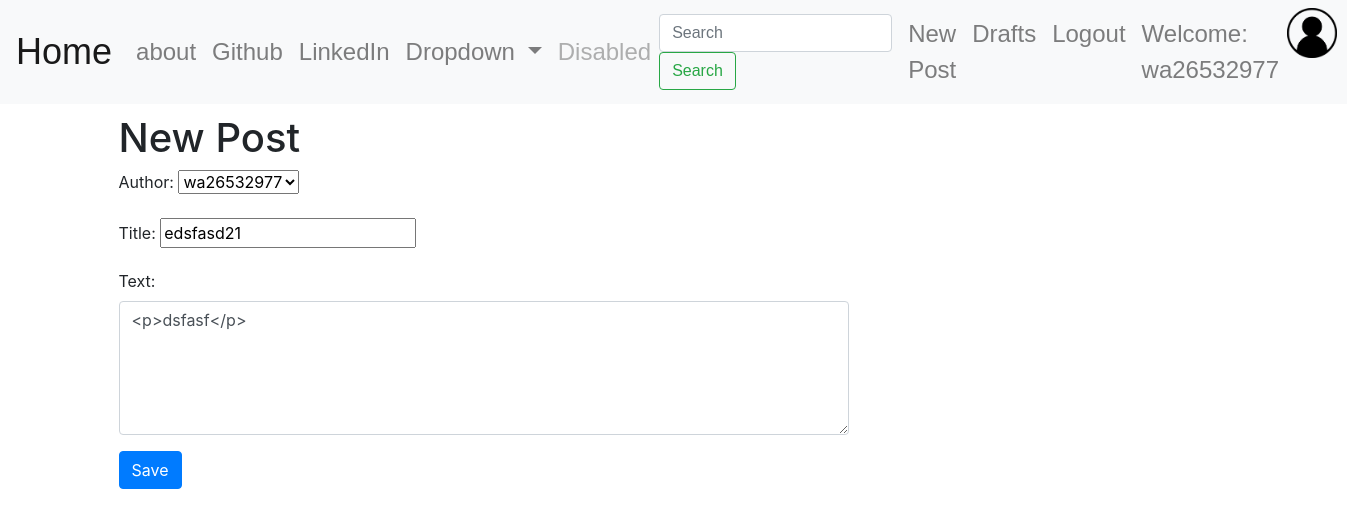
Screenshot of /post/8/edit/ (signed in) with the database file from the repository.
### blog/models.py (models this page shows, shortened)
class Post(models.Model):
    author = models.ForeignKey("auth.User", on_delete=models.CASCADE)
    title = models.CharField(max_length=200)
    text = models.TextField()
    create_date = models.DateTimeField(default=timezone.now)
    public_date = models.DateTimeField(blank=True, null=True)

### blog/views.py (the view)
# urls.py: path("post/<pk>/edit/", views.PostUpdateView.as_view(), name="post_edit"),
class PostUpdateView(LoginRequiredMixin, UpdateView):
    login_url = "/login"
    redirect_field_name = "blog/post_detail.html"
    form_class = PostForm
    model = Post

### blog/forms.py
class PostForm(forms.ModelForm):
    class Meta:
        model = Post
        fields = ("author", "title", "text")
        widgets = {
            'title': forms.TextInput(attrs={'class': 'textinputclass'}),
            'text': forms.Textarea(attrs={'class': "editable form-control medium-editor-textarea postcontent", 'id': "exampleFormControlTextarea1", "rows": "5"}),
        }

### blog/templates/blog/post_form.html (shortened to what this page needs)
{% extends 'blog/base.html' %}
{% block body_block %}
    <h1>New Post</h1>
    <form class="post-form" method="POST">
        {{ form.as_p }}
        <button class="btn btn-primary" type="submit">Save</button>
    </form>
{% endblock %}

### blog/templates/blog/base.html (shortened to what this page needs)
<!DOCTYPE html>
{% load static %}
<html lang="en">
<head>
    <link rel="stylesheet" href="https://stackpath.bootstrapcdn.com/bootstrap/4.5.0/css/bootstrap.min.css"
>
    <link rel="stylesheet" href="//cdn.jsdelivr.net/npm/medium-editor@latest/dist/css/medium-editor.min.css"
          type="text/css" media="screen">
    <link rel="stylesheet" href="{% static 'css/blog.css' %}">
</head>
<body>
<nav class="navbar navbar-expand-lg navbar-light bg-light techfont">
    <a class="navbar-brand bigbrand" href="{% url "blog:post_list" %}">Home</a>
    <div class="collapse navbar-collapse" id="navbarSupportedContent">
        <ul class="navbar-nav mr-auto">
            <li class="nav-item">
                <a class="nav-link" href="{% url "blog:about" %}">about</a>
            </li>
             <li class="nav-item">
                <a class="nav-link" href="https://github.com/">Github</a>
            </li>
            <li class="nav-item">
                <a class="nav-link" href="https://www.linkedin.com/">LinkedIn</a>
            </li>
            <li class="nav-item dropdown">
                <a class="nav-link dropdown-toggle" href="#" id="navbarDropdown" role="button" data-toggle="dropdown"
                   aria-haspopup="true" aria-expanded="false">
                    Dropdown
                </a>
            </li>
            <li class="nav-item">
                <a class="nav-link disabled" href="#" tabindex="-1" aria-disabled="true">Disabled</a>
            </li>
        </ul>
        <form class="form-inline my-2 my-lg-0">
            <input class="form-control mr-sm-2" type="search" placeholder="Search" aria-label="Search">
            <button class="btn btn-outline-success my-2 my-sm-0" type="submit">Search</button>
        </form>
        <ul class="navbar-nav mr-auto">
            {% if user.is_authenticated %}
                <li class="nav-item">
                    <a class="nav-link" href="{% url 'blog:post_new' %}">New Post</a>
                </li>
                <li class="nav-item">
                    <a class="nav-link" href="{% url 'blog:post_draft_list' %}">Drafts</a>
                </li>
                <li class="nav-item">
                    <a class="nav-link" href="{% url 'logout' %}">Logout</a>
                </li>
                <li class="nav-item">
                    <a class="nav-link" href=""> Welcome: {{ user.username }}</a>
                </li>
                <li>
                    <a class="nav-item" href="{% url 'login' %}"><img class='resize' src="{% static "image/Login_icon.png" %}" alt=""></a>
                </li>
            {% else %}
                <li>
                    <a class="nav-item" href="{% url 'login' %}"><img class='resize' src="{% static "image/Login_icon.png" %}" alt=""></a>
                </li>
            {% endif %}
        </ul>
    </div>
</nav>
<div class="content container">
    <div class="row">
        <div class="col-md-8">
            {% block body_block %}
            {% endblock %}
        </div>
    </div>
</div>
</body>
</html>

### blog/static/css/blog.css (style rules this page uses)
.techfont { font-family: "Russo One", sans-serif;; font-size: 1.5em; margin-bottom: 10px; }
.bigbrand { font-size: 1.5em; }
.resize { width: 50px; height: auto; }

### rows the page displays
Post: author "wa26532977", title "edsfasd21", text "<p>dsfasf</p>"

### other values shown
{{ user.username }} "wa26532977"
